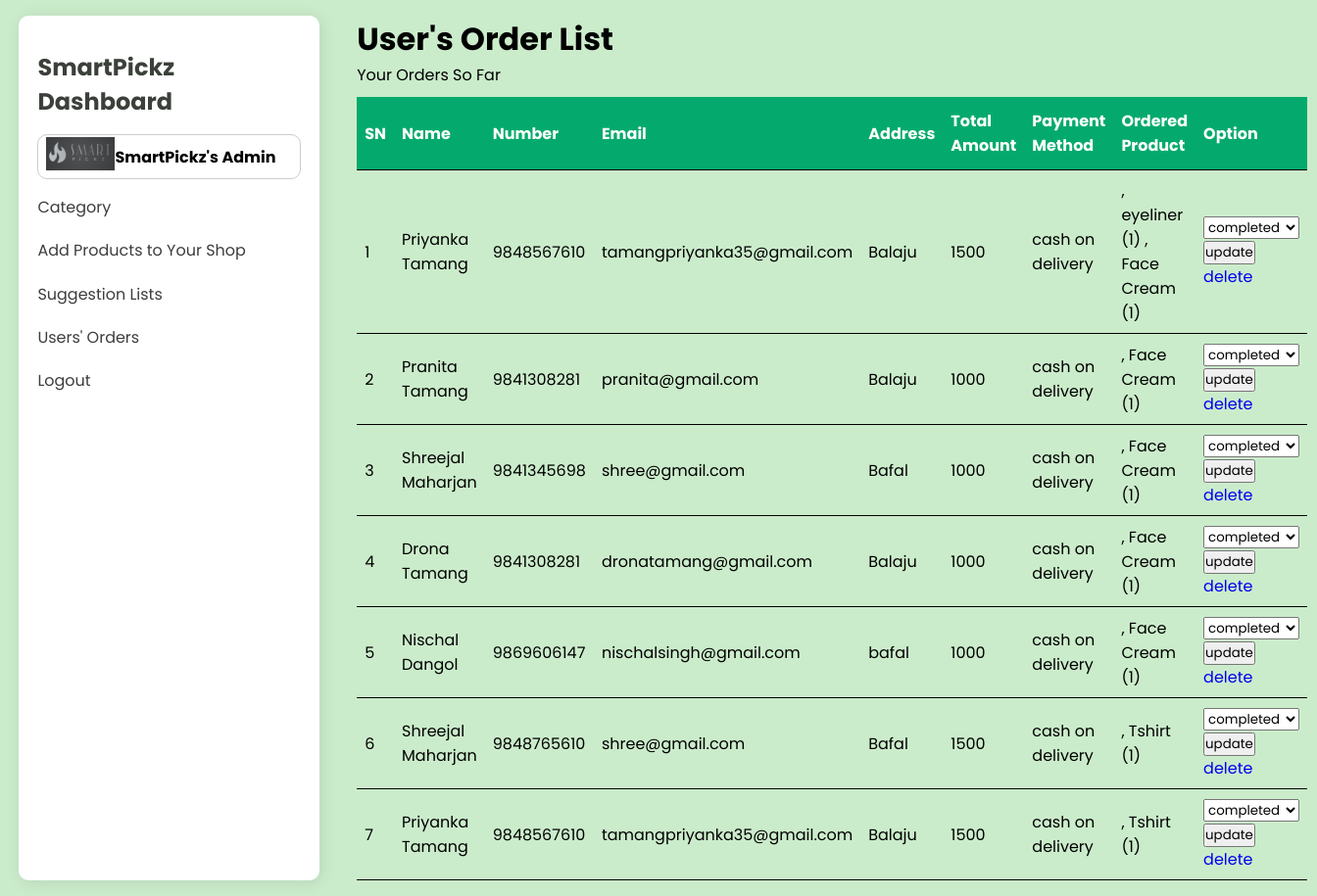
Screenshot of /admin/orderlist.php (signed in) with the database file from the repository.
### tables this page shows
CREATE TABLE `orders` (
  `id` int(100) NOT NULL,
  `user_id` int(100) NOT NULL,
  `name` varchar(100) NOT NULL,
  `number` varchar(12) NOT NULL,
  `email` varchar(100) NOT NULL,
  `method` varchar(50) NOT NULL,
  `address` varchar(500) NOT NULL,
  `total_products` varchar(1000) NOT NULL,
  `total_price` int(100) NOT NULL,
  `placed_on` varchar(50) NOT NULL,
  `payment_status` varchar(20) NOT NULL DEFAULT 'pending'
);

### admin/orderlist.php (the view, shortened to what this page needs)
<!DOCTYPE html>
<html lang="en">
<head>
    <link rel="stylesheet" href="./includes/css/admindash.css">
</head>
<body>
   <?php
        include 'includes/nav.php';
   ?>
    <div class="main-content">
            <div>
                <div>
                    <h1>User's Order List</h1>
                    <p>Your Orders So Far</p>
                </div>
                <table>
                    <tr>
                        <th>SN</th>
                        <th>Name</th>
                        <th>Number</th>
                        <th>Email</th>
                        <th>Address</th>
                        <th>Total Amount</th>
                        <th>Payment Method</th>
                        <th>Ordered Product</th>
                        <th>Option</th>
                    </tr>
                    <?php
                        $select_orders = mysqli_query($con, "SELECT * FROM `orders`") or die('query failed');
                        $i=1;
                        if(mysqli_num_rows($select_orders) > 0){
                        while($fetch_orders = mysqli_fetch_assoc($select_orders)){
                        ?>
                    <tr>
                    <td>
                       <?php
                           echo $i++;
                       ?>
                    </td>
                        <td><?= $fetch_orders['name'];?></td>
                        <td><?= $fetch_orders['number'];?></td>
                        <td><?= $fetch_orders['email'];?></td>
                        <td><?= $fetch_orders['address'];?></td>
                        <td><?= $fetch_orders['total_price'];?></td>
                        <td><?= $fetch_orders['method'];?></td>
                        <td><?= $fetch_orders['total_products'];?></td>
                        <td>
                        <form action="" method="post">
                            <select name="update_payment">
                            <option value="<?php echo $fetch_orders['payment_status']; ?>" selected disabled><?php echo $fetch_orders['payment_status']; ?></option>
                            </select>
                            <input type="submit" value="update" name="update_order" class="option-btn">
                            <a href="orderlist.php?delete=<?php echo $fetch_orders['id']; ?>" onclick="return confirm('delete this order?');" class="delete-btn">delete</a>
                    </form>
                        </td>
                    </tr>
                    <?php
         }
      }else{
         echo '<p class="empty">no orders placed yet!</p>';
      }
      ?>
                </table>
            </div>
    </div>
</body>
</html>

### admin/includes/css/admindash.css (style rules this page uses)
table { border-collapse: collapse; width: 100%; margin-top: 10px; }
table td, table th { border-bottom: 1px solid black; padding: 8px; }
table th { padding-top: 12px; padding-bottom: 12px; text-align: left; background-color: #04AA6D; color: white; }

### admin/includes/css/nav.css (style rules this page uses)
:root { --green-1: #26643b; --green-2: #a2de96; --green-3: rgb(203, 236, 203); --lightGreen-1: #d6e5d8; --lightGreen-2: #f5fcf4; --black-1: #3b413a; --black-2: #3f3c3c; --black-3: #5b6359; --white-1: #e8e8e8; --shadow: rgba(17, 17, 26, 0.1) 2px 2px 16px; }
* { padding: 0; margin: 0; text-decoration: none; font-family: 'Poppins', sans-serif; list-style-type: none; box-sizing: border-box; }
body { background: var(--green-3); overflow-x: hidden; }
.main-content { margin-left: 345px; width: calc(100vw - 345px); padding: 1rem 1.2rem; transition: margin-left 300ms; }

### rows the page displays
orders: name "Priyanka Tamang", number "9848567610", email "tamangpriyanka35@gmail.com", address "Balaju", total_price "1500", method "cash on delivery", total_products ", eyeliner (1) , Face Cream (1)", update_payment "completed"
orders: name "Pranita Tamang", number "9841308281", email "pranita@gmail.com", address "Balaju", total_price "1000", method "cash on delivery", total_products ", Face Cream (1)", update_payment "completed"
orders: name "Shreejal Maharjan", number "9841345698", email "shree@gmail.com", address "Bafal", total_price "1000", method "cash on delivery", total_products ", Face Cream (1)", update_payment "completed"
orders: name "Drona Tamang", number "9841308281", email "dronatamang@gmail.com", address "Balaju", total_price "1000", method "cash on delivery", total_products ", Face Cream (1)", update_payment "completed"
orders: name "Nischal Dangol", number "9869606147", email "nischalsingh@gmail.com", address "bafal", total_price "1000", method "cash on delivery", total_products ", Face Cream (1)", update_payment "completed"
orders: name "Shreejal Maharjan", number "9848765610", email "shree@gmail.com", address "Bafal", total_price "1500", method "cash on delivery", total_products ", Tshirt (1)", update_payment "completed"
orders: name "Priyanka Tamang", number "9848567610", email "tamangpriyanka35@gmail.com", address "Balaju", total_price "1500", method "cash on delivery", total_products ", Tshirt (1)", update_payment "completed"
